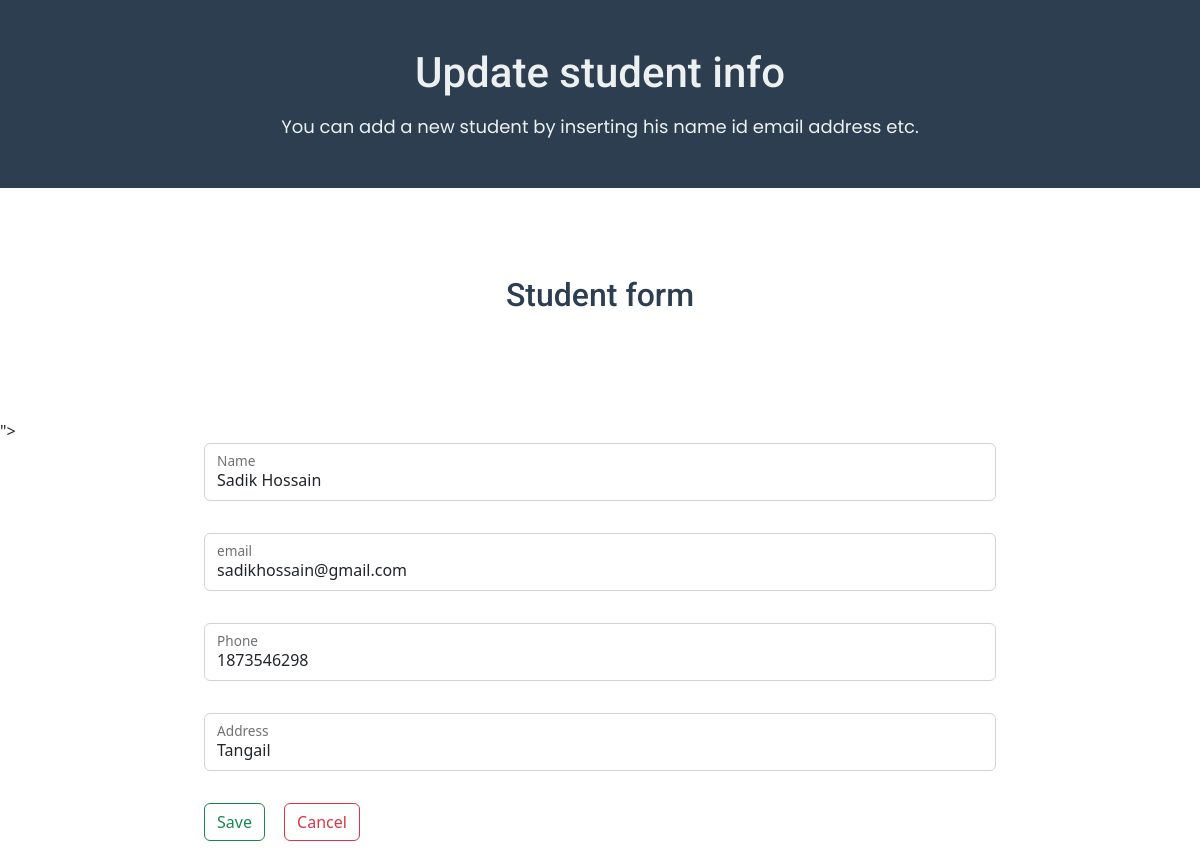
Page /editstd.php?id=4 on the committed database.
### tables this page shows
CREATE TABLE `curddata` (
  `ID` int(11) NOT NULL,
  `Name` varchar(100) NOT NULL,
  `Email` varchar(100) NOT NULL,
  `Phone` int(20) NOT NULL,
  `Address` varchar(100) NOT NULL
);

### editstd.php (the view, shortened to what this page needs)
<?php
$servername = "localhost";
$username = "root";
$password = "";
$database = "mycurd";
$connection = new mysqli($servername, $username, $password, $database);
$id = "";
$name = "";
$email = "";
$phone = "";
$address = "";
if ( $_SERVER['REQUEST_METHOD'] == 'GET') {
    $id = $_GET["id"];
    $sql = "SELECT * FROM `curddata` WHERE id=$id";
    $result = $connection->query($sql);
    $row = $result->fetch_assoc();
    $id = $row["ID"];
    $name = $row["Name"];
    $email =$row["Email"];
    $phone =$row["Phone"];
    $address =$row["Address"];
}
?>
<!DOCTYPE html>
<html lang="en">
<head>
    <link rel="stylesheet" href="style03.css">
    <link rel="stylesheet" href="https://cdn.jsdelivr.net/npm/bootstrap@5.2.2/dist/css/bootstrap.min.css">
</head>
<body>
    <div class="container-fluid">
        <div class="row">
            <div class="pagetitle py-5" style="text-align: center; background-color: #2c3e50;">
                <h2 style="font-size: 42px; margin-bottom: 15px;">Update student info</h2>
                <p style="margin-bottom: 0;">You can add a new student by inserting his name id email address etc. </p>
            </div>
        </div>
    </div>
    <div class="container">
        <div class="row">
            <div class="form-title text-center py-5">
                <h2 style="color: #2c3e50; margin-top: 40px;">Student form</h2>
            </div>
        </div>
    </div>
    <div class="addform my-5">
        <form action="#" method="post">
            <input type="hidden" value="<?php echo $id; ?>">">
            <div class="row mb-3">
                <div class="col-xl-2"></div>
                <div class="col-xl-8">
                <div class="form-floating mb-3">
                       <input type="text" class="form-control" id="floatingInput02" placeholder="name@example.com" name="name" value="<?php echo $name; ?>">
                       <label for="floatingInput02">Name</label>
                    </div>
                </div>
                <div class="col-xl-2"></div>
            </div>
            <div class="row mb-3">
                <div class="col-xl-2"></div>
                <div class="col-xl-8">
                <div class="form-floating mb-3">
                       <input type="email" class="form-control" id="floatingInput03" placeholder="name@example.com" name="email" value="<?php echo $email; ?>">
                       <label for="floatingInput03">email</label>
                    </div>
                </div>
                <div class="col-xl-2"></div>
            </div>
            <div class="row mb-3">
                <div class="col-xl-2"></div>
                <div class="col-xl-8">
                <div class="form-floating mb-3">
                       <input type="number" class="form-control" id="floatingInput04" placeholder="name@example.com" name="phone" value="<?php echo $phone; ?>">
                       <label for="floatingInput04">Phone</label>
                    </div>
                </div>
                <div class="col-xl-2"></div>
            </div>
            <div class="row mb-3">
                <div class="col-xl-2"></div>
                <div class="col-xl-8">
                <div class="form-floating mb-3">
                       <input type="text" class="form-control" id="floatingInput05" placeholder="name@example.com" name="address" value="<?php echo $address; ?>">
                       <label for="floatingInput05">Address</label>
                    </div>
                </div>
                <div class="col-xl-2"></div>
            </div>
            <div class="row">
                <div class="col-xl-2"></div>
                <div class="col-xl-8">
                  <button type="submit" class="btn btn-outline-success" name="submit" style="margin-right: 15px;">Save</button>
                  <a href="./curdapplication/home.php" role="button" class="btn btn-outline-danger">Cancel</a>
                </div>
                <div class="col-xl-2"></div>
            </div>
        </form>
    </div>
</body>
</html>

### style03.css (style rules this page uses)
* { padding: 0; margin: 0; }
* h2 { font-family: 'Roboto', sans-serif; font-size: 42px; color: #ecf0f1; }
* p { font-family: 'Poppins', sans-serif; font-size: 18px; color: #ecf0f1; }

### rows in the picture
curddata: name "Sadik Hossain", email "sadikhossain@gmail.com", phone "1873546298", address "Tangail"
